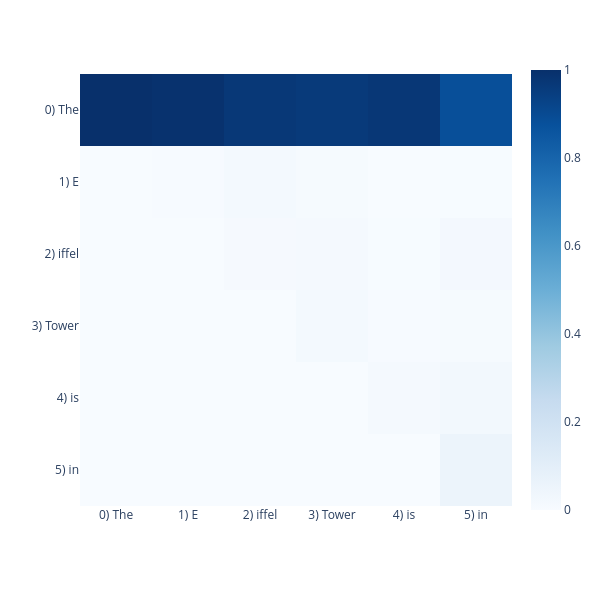

Source (notebook cell):
### Markdown cell above
The main column we want to focus on is above the "in" token. Indeed, attention head #10 attends to nearly **all of "Eiffel"** above the "in" token! We can quickly confirm that this isn't the case for other attention heads by visualizing their attention patterns. For instance, let's look at attention head #11 instead of #10 at the same layer (26).

### Code cell
# visualizing a different attention head!
import plotly.express as px

tokens =[t.replace('Ġ', '') for t in model.tokenizer.tokenize(prompt)]

fig = px.imshow(
    # look at attention head #3
    attn_weights[0, 11].detach().cpu().float().T,
    x=[f"{i}) {l}" for i, l in enumerate(tokens)],
    y=[f"{i}) {l}" for i, l in enumerate(tokens)],
    width=600,
    height=600,
    color_continuous_scale="Blues"
)

fig.show()

### Figure 1 — Plotly figure (JSON) as saved in the notebook; plotly's stock layout.template omitted (floating-point values rounded to 4 significant figures)
{"data": [{"coloraxis": "coloraxis", "hovertemplate": "x: %{x}<br>y: %{y}<br>color: %{z}<extra></extra>", "name": "0", "type": "heatmap", "x": ["0) The", "1) E", "2) iffel", "3) Tower", "4) is", "5) in"], "xaxis": "x", "y": ["0) The", "1) E", "2) iffel", "3) Tower", "4) is", "5) in"], "yaxis": "y", "z": [[1.0, 0.9922, 0.9688, 0.9609, 0.9727, 0.8828], [0.0, 0.006622, 0.01917, 0.008118, 0.0007133, 0.003845], [0.0, 0.0, 0.01202, 0.01318, 0.003784, 0.02161], [0.0, 0.0, 0.0, 0.01929, 0.006866, 0.009888], [0.0, 0.0, 0.0, 0.0, 0.01721, 0.02734], [0.0, 0.0, 0.0, 0.0, 0.0, 0.05493]]}], "layout": {"coloraxis": {"colorscale": [[0, "rgb(247,251,255)"], [0.125, "rgb(222,235,247)"], [0.25, "rgb(198,219,239)"], [0.375, "rgb(158,202,225)"], [0.5, "rgb(107,174,214)"], [0.625, "rgb(66,146,198)"], [0.75, "rgb(33,113,181)"], [0.875, "rgb(8,81,156)"], [1, "rgb(8,48,107)"]]}, "height": 600, "margin": {"t": 60}, "width": 600, "xaxis": {"anchor": "y", "constrain": "domain", "domain": [0, 1], "scaleanchor": "y"}, "yaxis": {"anchor": "x", "autorange": "reversed", "constrain": "domain", "domain": [0, 1]}}}
